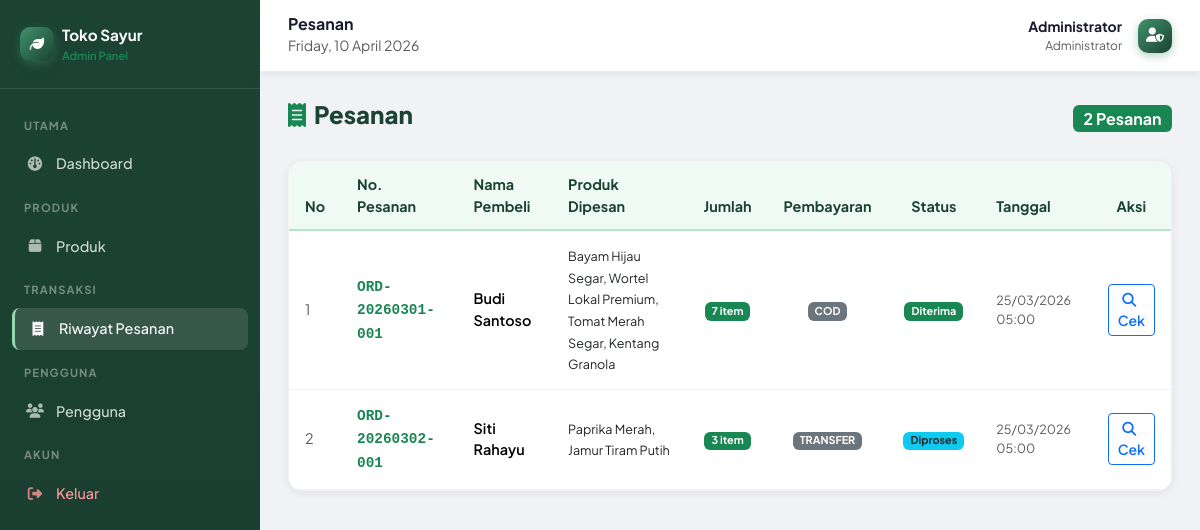
The app's page /admin/orders/index.php (signed in) with its own data.
### tables this page shows
CREATE TABLE `orders` (
  `id` int(11) NOT NULL AUTO_INCREMENT,
  `order_code` varchar(50) NOT NULL,
  `user_id` int(11) NOT NULL,
  `total_amount` decimal(14,2) NOT NULL DEFAULT 0.00,
  `shipping_fee` decimal(10,2) NOT NULL DEFAULT 10000.00,
  `grand_total` decimal(14,2) NOT NULL DEFAULT 0.00,
  `shipping_name` varchar(150) NOT NULL,
  `shipping_phone` varchar(20) NOT NULL,
  `shipping_address` text NOT NULL,
  `notes` text DEFAULT NULL,
  `payment_method` enum('cod','transfer') NOT NULL DEFAULT 'cod',
  `payment_proof` varchar(255) DEFAULT NULL,
  `status` enum('pending','processing','shipped','delivered','cancelled','valid','ditolak') NOT NULL DEFAULT 'pending',
  `created_at` timestamp NOT NULL DEFAULT current_timestamp(),
  `updated_at` timestamp NOT NULL DEFAULT current_timestamp() ON UPDATE current_timestamp(),
  PRIMARY KEY (`id`),
  UNIQUE KEY `order_code` (`order_code`),
  KEY `user_id` (`user_id`),
  CONSTRAINT `fk_order_user` FOREIGN KEY (`user_id`) REFERENCES `users` (`id`) ON DELETE CASCADE
);

CREATE TABLE `users` (
  `id` int(11) NOT NULL AUTO_INCREMENT,
  `name` varchar(150) NOT NULL,
  `email` varchar(150) NOT NULL,
  `password` varchar(255) NOT NULL,
  `phone` varchar(20) DEFAULT NULL,
  `address` text DEFAULT NULL,
  `role` enum('admin','customer') NOT NULL DEFAULT 'customer',
  `avatar` varchar(255) DEFAULT NULL,
  `created_at` timestamp NOT NULL DEFAULT current_timestamp(),
  `updated_at` timestamp NOT NULL DEFAULT current_timestamp() ON UPDATE current_timestamp(),
  PRIMARY KEY (`id`),
  UNIQUE KEY `email` (`email`)
);

### config/functions.php (called while the page is built, shortened)
<?php
function e(string $val): string {
    return htmlspecialchars($val, ENT_QUOTES, 'UTF-8');
}

### admin/orders/index.php (the view, shortened to what this page needs)
<?php
require_once __DIR__ . '/../../config/functions.php';
$stmt = $pdo->query("
    SELECT o.id, o.order_code, o.shipping_address, o.payment_method, o.grand_total, o.created_at,
           o.notes, o.status, o.payment_proof,
           u.name as user_name,
           GROUP_CONCAT(oi.product_name ORDER BY oi.id SEPARATOR ', ') as items,
           SUM(oi.quantity) as total_qty
    FROM orders o
    JOIN users u ON o.user_id = u.id
    JOIN order_items oi ON oi.order_id = o.id
    GROUP BY o.id
    ORDER BY o.created_at DESC
");
$orders = $stmt->fetchAll();
include __DIR__ . '/../includes/header.php';
?>
<div class="d-flex justify-content-between align-items-center mb-4">
  <h4 class="admin-page-title"><i class="fas fa-receipt me-2 text-success"></i>Pesanan</h4>
  <span class="badge bg-success fs-6"><?= count($orders) ?> Pesanan</span>
</div>
<div class="admin-card">
  <div class="table-responsive">
    <table class="table admin-table mb-0">
      <thead>
        <tr>
          <th>No</th>
          <th>No. Pesanan</th>
          <th>Nama Pembeli</th>
          <th>Produk Dipesan</th>
          <th class="text-center">Jumlah</th>
          <th class="text-center">Pembayaran</th>
          <th class="text-center">Status</th>
          <th>Tanggal</th>
          <th class="text-center">Aksi</th>
        </tr>
      </thead>
      <tbody>
        <?php if (empty($orders)): ?>
        <tr><td colspan="9" class="text-center py-5 text-muted"><i class="fas fa-inbox fs-3 d-block mb-2"></i>Belum ada pesanan.</td></tr>
        <?php else: ?>
        <?php foreach ($orders as $i => $o): ?>
        <tr>
          <td class="text-muted"><?= $i + 1 ?></td>
          <td>
            <span class="fw-700 text-success font-monospace"><?= e($o['order_code']) ?></span>
          </td>
          <td class="fw-600"><?= e($o['user_name']) ?></td>
          <td>
            <small class="text-dark"><?= e($o['items']) ?></small>
          </td>
          <td class="text-center">
            <span class="badge bg-success"><?= $o['total_qty'] ?> item</span>
          </td>
          <td class="text-center">
            <span class="badge bg-secondary"><?= strtoupper(e($o['payment_method'])) ?></span>
          </td>
          <td class="text-center">
            <?php
            $statusConfig = [
                'pending'    => ['bg' => 'bg-warning text-dark', 'label' => 'Pending'],
                'processing' => ['bg' => 'bg-info text-dark',    'label' => 'Diproses'],
                'shipped'    => ['bg' => 'bg-primary',           'label' => 'Dikirim'],
                'delivered'  => ['bg' => 'bg-success',           'label' => 'Diterima'],
                'cancelled'  => ['bg' => 'bg-danger',            'label' => 'Dibatalkan'],
                'valid'      => ['bg' => 'bg-success',           'label' => 'Valid'],
                'ditolak'    => ['bg' => 'bg-danger',            'label' => 'Ditolak'],
            ];
            $sc = $statusConfig[$o['status']] ?? ['bg' => 'bg-secondary', 'label' => ucfirst($o['status'])];
            ?>
            <span class="badge <?= $sc['bg'] ?>"><?= $sc['label'] ?></span>
          </td>
          <td class="text-muted small"><?= date('d/m/Y H:i', strtotime($o['created_at'])) ?></td>
          <td class="text-center">
            <a href="<?= BASE_URL ?>/admin/orders/detail.php?id=<?= $o['id'] ?>" class="btn btn-sm btn-outline-primary fw-600">
              <i class="fas fa-search me-1"></i>Cek
            </a>
          </td>
        </tr>
        <?php endforeach; ?>
        <?php endif; ?>
      </tbody>
    </table>
  </div>
</div>
<?php include __DIR__ . '/../includes/footer.php'; ?>

### assets/css/style.css (style rules this page uses)
:root { --green-900: #1b4332; --green-800: #2d6a4f; --green-700: #40916c; --green-600: #52b788; --green-500: #74c69d; --green-400: #95d5b2; --green-100: #d8f3dc; --green-50: #f0faf4; --orange: #f4a261; --text-dark: #1a1a2e; --text-muted: #6c757d; --shadow-sm: 0 2px 8px rgba(0, 0, 0, .07); --shadow-md: 0 4px 20px rgba(0, 0, 0, .10); --shadow-lg: 0 8px 40px rgba(0, 0, 0, .14); --radius: 14px; --radius-sm: 8px; --transition: .25s ease; }
*, *::before, *::after { box-sizing: border-box; }
body { font-family: 'Plus Jakarta Sans', sans-serif; color: var(--text-dark); background: #f8faf9; scroll-behavior: smooth; }
a { text-decoration: none; color: inherit; transition: color var(--transition); }
.fw-600 { font-weight: 600; }
.fw-700 { font-weight: 700; }
.admin-page-title { font-size: 1.5rem; font-weight: 800; color: var(--green-900); }
.admin-card { background: #fff; border-radius: var(--radius); box-shadow: var(--shadow-sm); border: 1px solid rgba(0, 0, 0, .05); overflow: hidden; }
.admin-table { margin: 0; font-size: .9rem; }
.admin-table thead th { background: var(--green-50); color: var(--green-900); font-weight: 700; border-bottom: 2px solid var(--green-200, #b7e4c7); padding: 12px 16px; }
.admin-table tbody td { padding: 14px 16px; vertical-align: middle; border-color: #f0f2f5; }

### records on screen
orders: order_code "ORD-20260301-001", user.name "Budi Santoso", items "Bayam Hijau Segar, Wortel Lokal Premium, Tomat Merah Segar, Kentang Granola", total_qty "7", payment_method "COD", status "Diterima", created_at "25/03/2026 05:00"
orders: order_code "ORD-20260302-001", user.name "Siti Rahayu", items "Paprika Merah, Jamur Tiram Putih", total_qty "3", payment_method "TRANSFER", status "Diproses", created_at "25/03/2026 05:00"

### other values on screen
$pageTitle "Pesanan"
$_SESSION['user_name'] "Administrator"
count($orders) "2"
